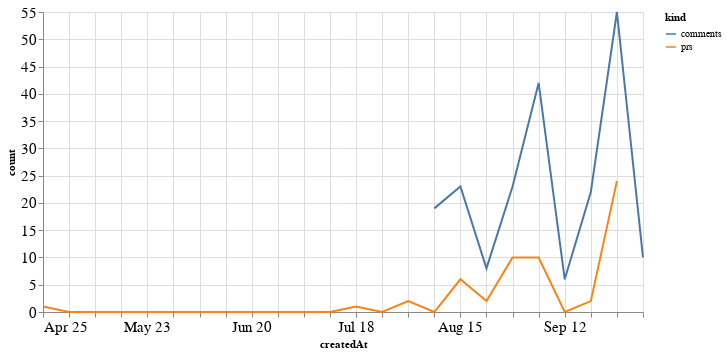

The notebook cell saved with this chart:
### Code cell
alt.Chart(total_time, width=600).mark_line().encode(
    x='createdAt',
    y='count',
    color='kind'
)

### Figure 1 — Vega-Lite specification as saved in the notebook (floating-point values rounded to 4 significant figures)
{"config": {"axisLeft": {"labelFontSize": 15}, "axisBottom": {"labelFontSize": 15}}, "data": {"name": "data-447104053426b3f4adec7b817dbc04ea"}, "mark": "line", "encoding": {"color": {"type": "nominal", "field": "kind"}, "x": {"type": "temporal", "field": "createdAt"}, "y": {"type": "quantitative", "field": "count"}}, "width": 600, "$schema": "https://vega.github.io/schema/vega-lite/v4.8.1.json", "datasets": {"data-447104053426b3f4adec7b817dbc04ea": [{"createdAt": "2021-04-25T00:00:00", "kind": "prs", "count": 1.0}, {"createdAt": "2021-05-02T00:00:00", "kind": "prs", "count": 0.0}, {"createdAt": "2021-05-09T00:00:00", "kind": "prs", "count": 0.0}, {"createdAt": "2021-05-16T00:00:00", "kind": "prs", "count": 0.0}, {"createdAt": "2021-05-23T00:00:00", "kind": "prs", "count": 0.0}, {"createdAt": "2021-05-30T00:00:00", "kind": "prs", "count": 0.0}, {"createdAt": "2021-06-06T00:00:00", "kind": "prs", "count": 0.0}, {"createdAt": "2021-06-13T00:00:00", "kind": "prs", "count": 0.0}, {"createdAt": "2021-06-20T00:00:00", "kind": "prs", "count": 0.0}, {"createdAt": "2021-06-27T00:00:00", "kind": "prs", "count": 0.0}, {"createdAt": "2021-07-04T00:00:00", "kind": "prs", "count": 0.0}, {"createdAt": "2021-07-11T00:00:00", "kind": "prs", "count": 0.0}, {"createdAt": "2021-07-18T00:00:00", "kind": "prs", "count": 1.0}, {"createdAt": "2021-07-25T00:00:00", "kind": "prs", "count": 0.0}, {"createdAt": "2021-08-01T00:00:00", "kind": "prs", "count": 2.0}, {"createdAt": "2021-08-08T00:00:00", "kind": "prs", "count": 0.0}, {"createdAt": "2021-08-15T00:00:00", "kind": "prs", "count": 6.0}, {"createdAt": "2021-08-22T00:00:00", "kind": "prs", "count": 2.0}, {"createdAt": "2021-08-29T00:00:00", "kind": "prs", "count": 10.0}, {"createdAt": "2021-09-05T00:00:00", "kind": "prs", "count": 10.0}, {"createdAt": "2021-09-12T00:00:00", "kind": "prs", "count": 0.0}, {"createdAt": "2021-09-19T00:00:00", "kind": "prs", "count": 2.0}, {"createdAt": "2021-09-26T00:00:00", "kind": "prs", "count": 24.0}, {"createdAt": "2021-10-03T00:00:00", "kind": "prs", "count": null}, {"createdAt": "2021-04-25T00:00:00", "kind": "comments", "count": null}, {"createdAt": "2021-05-02T00:00:00", "kind": "comments", "count": null}, {"createdAt": "2021-05-09T00:00:00", "kind": "comments", "count": null}, {"createdAt": "2021-05-16T00:00:00", "kind": "comments", "count": null}, {"createdAt": "2021-05-23T00:00:00", "kind": "comments", "count": null}, {"createdAt": "2021-05-30T00:00:00", "kind": "comments", "count": null}, {"createdAt": "2021-06-06T00:00:00", "kind": "comments", "count": null}, {"createdAt": "2021-06-13T00:00:00", "kind": "comments", "count": null}, {"createdAt": "2021-06-20T00:00:00", "kind": "comments", "count": null}, {"createdAt": "2021-06-27T00:00:00", "kind": "comments", "count": null}, {"createdAt": "2021-07-04T00:00:00", "kind": "comments", "count": null}, {"createdAt": "2021-07-11T00:00:00", "kind": "comments", "count": null}, {"createdAt": "2021-07-18T00:00:00", "kind": "comments", "count": null}, {"createdAt": "2021-07-25T00:00:00", "kind": "comments", "count": null}, {"createdAt": "2021-08-01T00:00:00", "kind": "comments", "count": null}, {"createdAt": "2021-08-08T00:00:00", "kind": "comments", "count": 19.0}, {"createdAt": "2021-08-15T00:00:00", "kind": "comments", "count": 23.0}, {"createdAt": "2021-08-22T00:00:00", "kind": "comments", "count": 8.0}, {"createdAt": "2021-08-29T00:00:00", "kind": "comments", "count": 23.0}, {"createdAt": "2021-09-05T00:00:00", "kind": "comments", "count": 42.0}, {"createdAt": "2021-09-12T00:00:00", "kind": "comments", "count": 6.0}, {"createdAt": "2021-09-19T00:00:00", "kind": "comments", "count": 22.0}, {"createdAt": "2021-09-26T00:00:00", "kind": "comments", "count": 55.0}, {"createdAt": "2021-10-03T00:00:00", "kind": "comments", "count": 10.0}]}}
